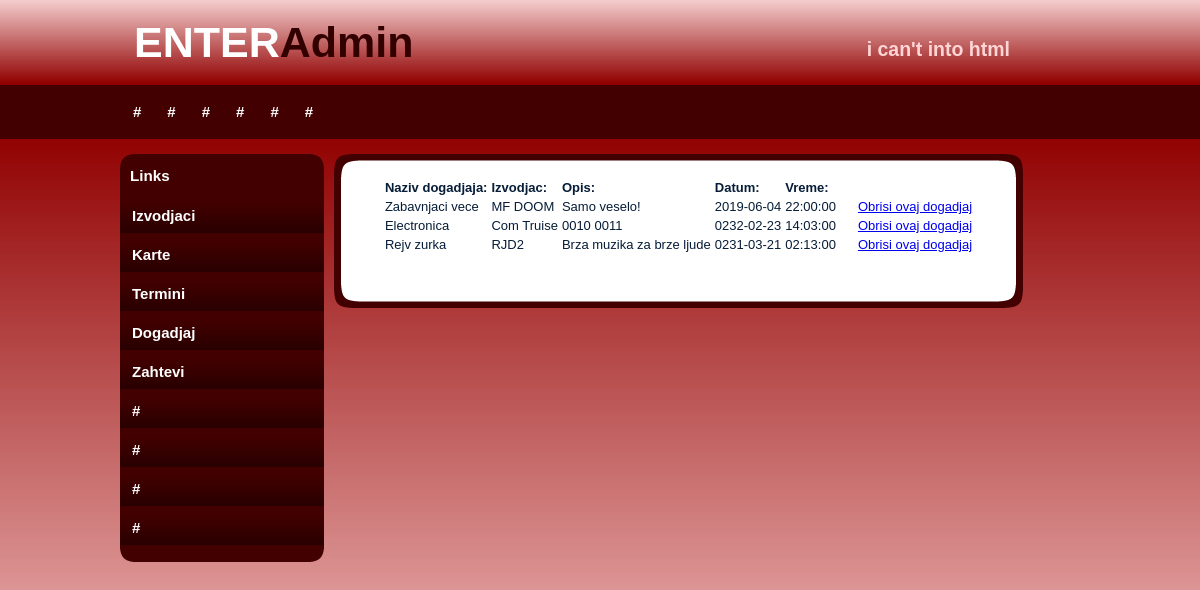
/enter_site/index.php/admin/pokaziPotvrdjene, run on the app's committed database.
### tables this page shows
CREATE TABLE IF NOT EXISTS `dogadjaj` (
  `dogadjajID` int(14) NOT NULL AUTO_INCREMENT,
  `naziv` varchar(40) NOT NULL,
  `opis` varchar(500) DEFAULT 'Dobar provod vas ceka!',
  `terminID` int(14) NOT NULL,
  `username` varchar(20) NOT NULL,
  `potvrdjen` int(2) NOT NULL,
  PRIMARY KEY (`dogadjajID`),
  UNIQUE KEY `terminID` (`terminID`),
  KEY `username` (`username`) USING BTREE
);

CREATE TABLE IF NOT EXISTS `termin` (
  `terminID` int(14) NOT NULL AUTO_INCREMENT,
  `datum` date NOT NULL,
  `vreme` time NOT NULL,
  `rezervisan` int(2) NOT NULL,
  PRIMARY KEY (`terminID`)
);

### enter_site/application/controllers/Admin.php (called while the page is built, shortened)
<?php
class Admin extends CI_Controller{
    public function __construct() {
        $this->load->model("ModelIzvodjac");
        $this->load->model("ModelKarta");
        $this->load->model("ModelTermin");
        $this->load->model("ModelDogadjaj");
        $this->load->library("session");
    }
    public function pokaziPotvrdjene(){
        $potvrdjeni = $this->ModelDogadjaj->dohvatiPotvrdjene();
        $naredba = "potvrdjeni";
        foreach($potvrdjeni as $element){
            $element->datum = $this->ModelTermin->dohvatiTDatum($element->terminID);
            $element->vreme = $this->ModelTermin->dohvatiTVreme($element->terminID);
        }
        $this->load->view("admin/slickred/index.php",  array('potvrdjeni'=>$potvrdjeni,'naredba'=>"potvrdjeni"));
    }
}

### enter_site/index.php (called while the page is built, shortened)
<?php
require_once BASEPATH.'core/CodeIgniter.php';

### enter_site/application/models/ModelDogadjaj.php (called while the page is built, shortened)
<?php
class ModelDogadjaj extends CI_Model{
    public function dohvatiPotvrdjene(){
        $this->db->where("potvrdjen", 1);
        $query = $this->db->get('dogadjaj');
        $result = $query->result();
        return $result;
    }
}

### enter_site/application/views/admin/slickred/index.php (the view, shortened to what this page needs)
<!DOCTYPE html PUBLIC "-//W3C//DTD XHTML 1.0 Transitional//EN" "http://www.w3.org/TR/xhtml1/DTD/xhtml1-transitional.dtd">
<html xmlns="http://www.w3.org/1999/xhtml">
<head>
</head>
<body>
<div id="container">
		<div id="header">
        	<h1>ENTER<span class="off">Admin</span></h1>
            <h2>i can't into html</h2>
        </div>
        <div id="menu">
        	<ul>
            	<li class="menuitem"><a href="#">#</a></li>
                <li class="menuitem"><a href="#">#</a></li>
                <li class="menuitem"><a href="#">#</a></li>
                <li class="menuitem"><a href="#">#</a></li>
                <li class="menuitem"><a href="#">#</a></li>
              <li class="menuitem"><a href="#">#</a></li>
            </ul>
        </div>
        <div id="leftmenu">
        <div id="leftmenu_top"></div>
				<div id="leftmenu_main">
                <h3>Links</h3>
                <ul>
                    <li><a href="<?php echo site_url("Admin/pokaziIzvodjace"); ?>">Izvodjaci</a></li>
                    <li><a href="<?php echo site_url("Admin/pokaziKarte"); ?>">Karte</a></li>
                    <li><a href="<?php echo site_url("Admin/pokaziTermine"); ?>">Termini</a></li>
                    <li><a href="<?php echo site_url("Admin/pokaziPotvrdjene"); ?>">Dogadjaj</a></li>
                    <li><a href="<?php echo site_url("Admin/pokaziZahteve"); ?>">Zahtevi</a></li>
                    <li><a href="#">#</a></li>
                    <li><a href="#">#</a></li>
                    <li><a href="#">#</a></li>
                    <li><a href="#">#</a></li>
                </ul>
</div>
              <div id="leftmenu_bottom"></div>
        </div>
		<div id="content">
        <div id="content_top"></div>
        <div id="content_main">
        	<?php
                    if ($naredba == "izvodjaci"){
                        echo "<table> <tr><th>Izvodjaci:</th></tr>";
                        foreach ($izvodjaci as $izvodjac) {
                            echo "<tr><td>".$izvodjac->username."</td><td>".$izvodjac->ime."</td><td> ".$izvodjac->prezime."</td><td>".$izvodjac->email."</td> "
                                    . "<td> &nbsp;&nbsp;&nbsp;&nbsp; <a href=\" ". site_url("Admin/obrisiIzvodjaca/".$izvodjac->username). "\">Obrisi ovog izvodjaca</a> </td> </tr>";
                        }
                        echo "</table><br><br>";
                        echo "<a href=\" ". site_url("Admin/dodajIzv"). "\">Dodaj novog izvodjaca</a>";
                    }
                    elseif($naredba == "pocetna"){
                        echo "Hola Mr. Admin!";
                    }
                    elseif($naredba == "potvrdjeni"){
                        echo "<table> <tr><th>Naziv dogadjaja:</th><th>Izvodjac:</th><th>Opis:</th><th>Datum:</th><th>Vreme:</th></tr>";
                        foreach ($potvrdjeni as $potvrdjen) {
                            echo "<tr><td>".$potvrdjen->naziv."</td><td>".$potvrdjen->username."</td><td> ".$potvrdjen->opis."</td><td> ". $potvrdjen->datum ."</td> <td> ". $potvrdjen->vreme ."</td> "
                                    . "<td> &nbsp;&nbsp;&nbsp;&nbsp; <a href=\" ". site_url("Admin/obrisiDogadjaj/".$potvrdjen->dogadjajID). "\">Obrisi ovaj dogadjaj</a> </td> </tr>";
                        }
                        echo "</table><br><br>";
                    }
                ?>
        </div>
        <div id="content_bottom"></div>
      </div>
   </div>
</body>
</html>

### data on the page
dogadjaj: naziv "Zabavnjaci vece", username "MF DOOM", opis "Samo veselo!", terminID.datum "2019-06-04", terminID.vreme "22:00:00"
dogadjaj: naziv "Electronica", username "Com Truise", opis "0010 0011", terminID.datum "0232-02-23", terminID.vreme "14:03:00"
dogadjaj: naziv "Rejv zurka", username "RJD2", opis "Brza muzika za brze ljude", terminID.datum "0231-03-21", terminID.vreme "02:13:00"
